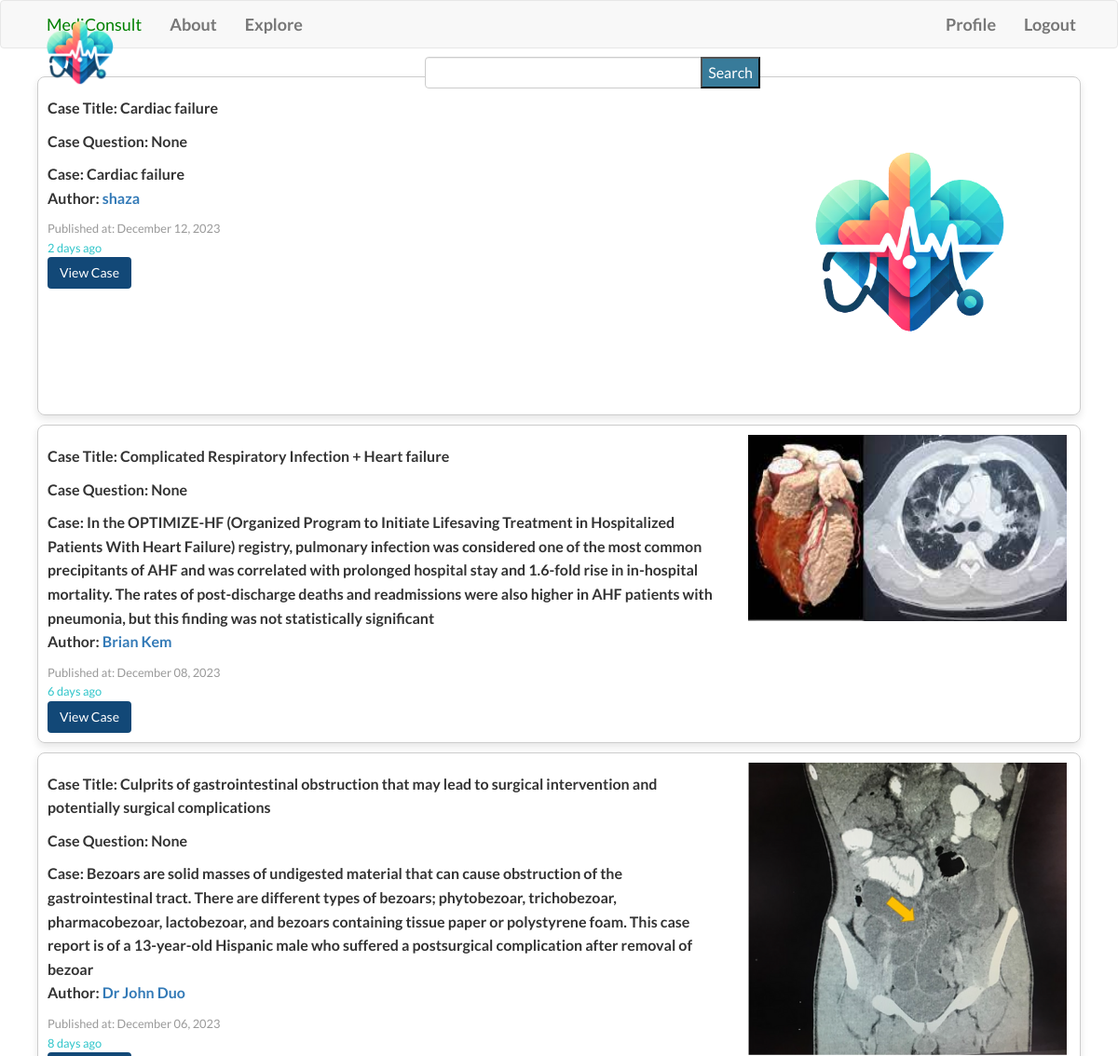
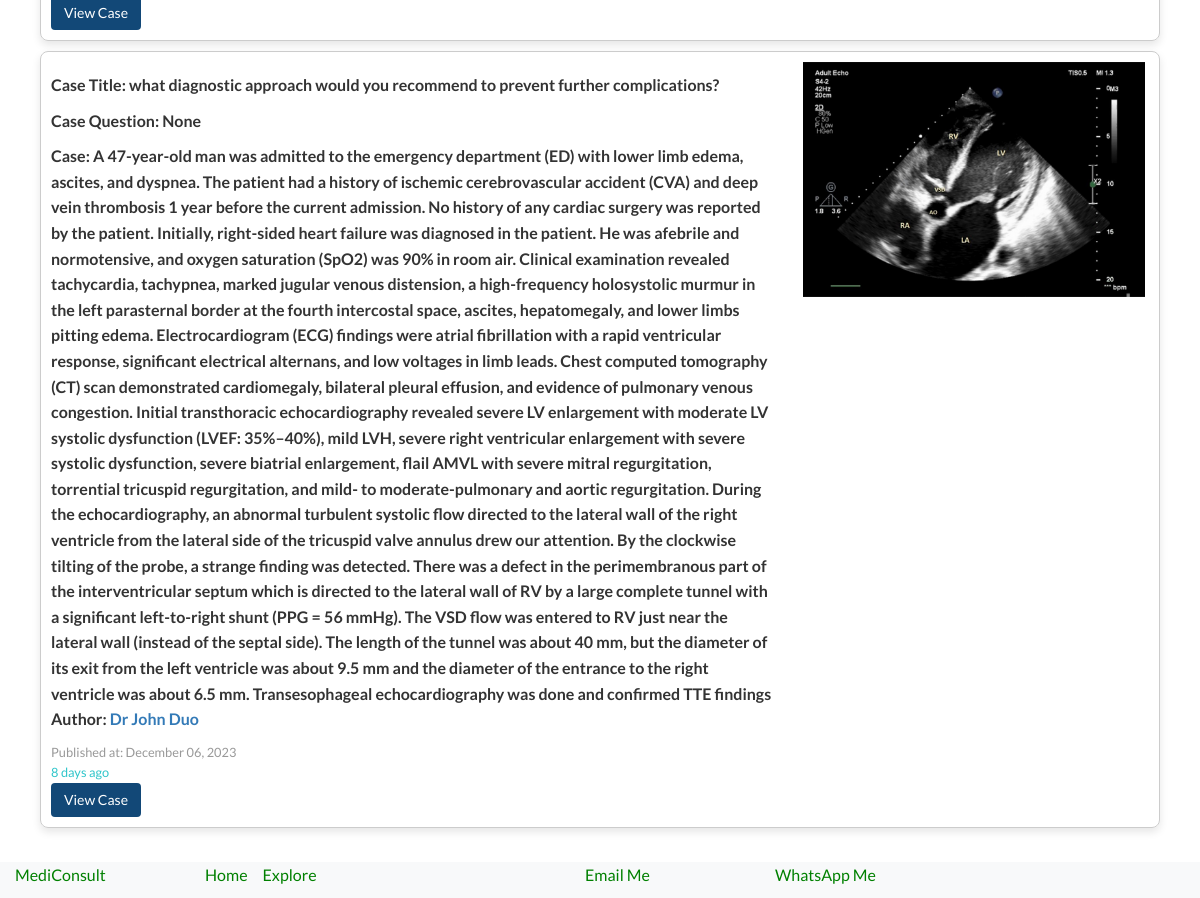
Page /explore (signed in) on the committed database (2 pictures, top to bottom).
### app/models.py (models this page shows, shortened)
class Case(db.Model):
    id = db.Column(db.Integer, primary_key=True)
    title = db.Column(db.String(140))
    question = db.Column(db.String(140))
    patient_age = db.Column(db.String(20))
    patient_sex = db.Column(db.String(10))
    chief_complaint = db.Column(db.Text)
    medical_history = db.Column(db.Text)
    current_medications = db.Column(db.Text)
    image_files = db.Column(db.String(255))  # Store file paths for images
    lab_files = db.Column(db.String(255))  # Store file paths for lab files
    timestamp = db.Column(db.DateTime, index=True, default=datetime.utcnow)
    user_id = db.Column(db.Integer, db.ForeignKey('user.id'))
    comments = db.relationship('Comment', backref='case', lazy='dynamic')

class User(UserMixin,db.Model):
    id = db.Column(db.Integer, primary_key=True)
    username = db.Column(db.String(65), index=True, unique=True)
    email = db.Column(db.String(120), index=True, unique=True)
    password_hash = db.Column(db.String(128))
    bio = db.Column(db.String(200))
    medical_degree = db.Column(db.String(100))
    speciality = db.Column(db.String(100))
    licenses = db.Column(db.String(200))
    last_seen = db.Column(db.DateTime, default=datetime.utcnow)
    cases = db.relationship('Case', backref='author', lazy="dynamic")
    followed = db.relationship(
        'User',
        secondary=followers,
        primaryjoin=(followers.c.follower_id == id),
        secondaryjoin=(followers.c.followed_id == id),
        backref=db.backref('followers',lazy='dynamic'),
        lazy='dynamic'
    )
    comments= db.relationship('Comment', backref='author', lazy='dynamic')

### app/routes.py (the view)
@app.route('/explore')
@login_required
def explore():
    page = request.args.get('page', 1, type=int)
    cases = Case.query.order_by(Case.timestamp.desc()).paginate(page=page, per_page=app.config['CASES_PER_PAGE'], error_out=False)
    return render_template('explore.html', title='Explore', cases=cases.items)

### forms.py
class SearchForm(FlaskForm):
    query = StringField('Query', validators=[DataRequired()])
    submit = SubmitField('Search')

### app/routes.py (called while the page is built)
@login.user_loader
def load_user(id):
    return User.query.get(int(id))

@app.before_request
def before_request():
    g.search_form = SearchForm()
    if current_user.is_authenticated:
        current_user.last_seen = datetime.utcnow()
        db.session.commit()

@app.context_processor
def inject_search_form():
    return {'search_form': SearchForm()}

### app/templates/explore.html
{% extends "base.html" %}
{% import 'bootstrap/wtf.html' as wtf %}
{% block head %}
    {{ super() }}
    <link rel="stylesheet" href="{{ url_for('static', filename='css/explore.css') }}">
{% endblock %}
{% block app_content %}
{% for case in cases %}
<div class="case-block">
    <div class="row">
        <div class="col-md-8">
            <p class="case-title">Case Title: <b>{{ case.title }}</b></p>
            <p class="case-title">Case Question: <b>{{ case.question }}</b></p>
            <p class="case-complaint">Case: {{ case.chief_complaint }}</p>
            <p class="case-author">
                <span>Author:
                    <a href="{{ url_for('user', username=case.author.username) }}">  {{ case.author.username if case.author }} </a>
                </span>
            </p>
            <p class="case-date">Published at:
                {{ (case.timestamp.strftime('%B %d, %Y')) }} <br>
                <span style="color:#2FC5CA">
                    {{ moment(case.timestamp).fromNow() }}
                </span>
            </p>
            <p class="case-link">
                <a class="btn" style="background-color:#124877;" href="{{ url_for('show_case', case_id=case.id) }}">View Case</a>
            </p>
        </div>
        <div class="col-md-4">
            {% if case.image_files %}
                <img class="preview" src="{{ url_for('static', filename=case.image_files.split(',')[0]) }}" >
            {% endif %}
        </div>
    </div>
</div>
{% endfor %}
{% endblock %}

### app/static/css/base.css (style rules this page uses)
body, ul, li, p { margin: 0; padding: 0; }
body { margin: 0 !important; padding: 0; font-family: 'Lato', sans-serif; line-height: 1.6; font-size: 16px; min-height: 100vh; overflow-x: hidden; padding-bottom: 60px; }
a { text-decoration: none; }
.row { display: flex; flex-wrap: wrap; }
#search_submit { position: absolute; top: 0; right: 0; background-color: #387B9A; height: 100%; color: white; }

### app/static/css/explore.css (style rules this page uses)
.case-block { border: 1px solid #ccc; border-radius: 8px; padding: 10px; margin: 10px; box-shadow: 0 4px 8px rgba(0, 0, 0, 0.1); }
.case-author { font-weight: bold; color: #333; }
.case-title { font-weight: bold; color: #333; margin-top: 10px; }
.case-complaint { margin-top: 10px; font-weight: bold; color: #333; }
.case-date { font-size: 0.8em; color: #999; margin-top: 10px; }
.case-link a { color: white; text-decoration: none; }
.preview { height: auto; width: 20%; min-height: 200px; min-width: 342px; }

### rows in the picture
Case: title "Cardiac failure", question "None", chief_complaint "Cardiac failure", author "shaza", timestamp "December 12, 2023", timestamp "2 days ago", shows a picture
Case: title "Complicated Respiratory Infection + Heart failure", question "None", chief_complaint "In the OPTIMIZE-HF (Organized Program to Initiate Lifesaving Treatment in Hospitalized Patients With Heart Failure) registry, pulmonary infection was considered one of the most common precipitants of AHF and was correlated with prolonged hospital stay and 1.6-fold rise in in-hospital mortality. The rates of post-discharge deaths and readmissions were also higher in AHF patients with pneumonia, but this finding was not statistically significant", author "Brian Kem", timestamp "December 08, 2023", timestamp "6 days ago", image_files (picture)
Case: title "Culprits of gastrointestinal obstruction that may lead to surgical intervention and potentially surgical complications", question "None", chief_complaint "Bezoars are solid masses of undigested material that can cause obstruction of the gastrointestinal tract. There are different types of bezoars; phytobezoar, trichobezoar, pharmacobezoar, lactobezoar, and bezoars containing tissue paper or polystyrene foam. This case report is of a 13-year-old Hispanic male who suffered a postsurgical complication after removal of bezoar", author "Dr John Duo", timestamp "December 06, 2023", timestamp "8 days ago", shows a picture
Case: title "what diagnostic approach would you recommend to prevent further complications?", question "None", chief_complaint "A 47-year-old man was admitted to the emergency department (ED) with lower limb edema, ascites, and dyspnea. The patient had a history of ischemic cerebrovascular accident (CVA) and deep vein thrombosis 1 year before the current admission. No history of any cardiac surgery was reported by the patient. Initially, right-sided heart failure was diagnosed in the patient. He was afebrile and normotensive, and oxygen saturation (SpO2) was 90% in room air. Clinical examination revealed tachycardia, tachypnea, marked jugular venous distension, a high-frequency holosystolic murmur in the left parasternal border at the fourth intercostal space, ascites, hepatomegaly, and lower limbs pitting edema.…", author "Dr John Duo", timestamp "December 06, 2023", timestamp "8 days ago", shows a picture
